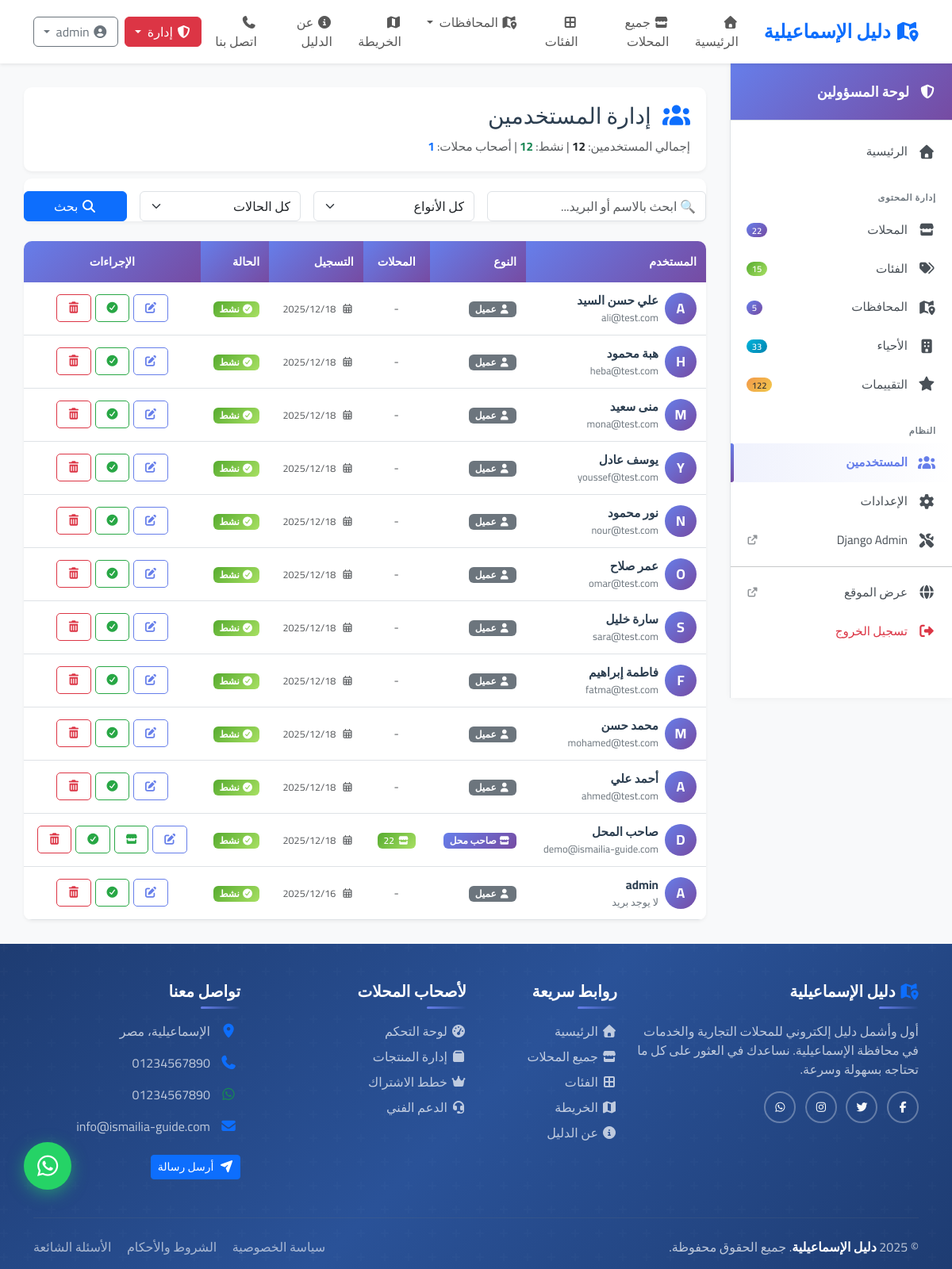
Page /accounts/admin/users/ (signed in) on the committed database.
### accounts/models.py (models this page shows, shortened)
class User(AbstractUser):
    USER_TYPE_CHOICES = (
        ('admin', 'مدير النظام'),
        ('vendor', 'صاحب محل'),
        ('customer', 'عميل'),
    )
    user_type = models.CharField(
        max_length=10,
        choices=USER_TYPE_CHOICES,
        default='customer',
        verbose_name='نوع المستخدم'
    )
    phone = models.CharField(
        max_length=15,
        blank=True,
        null=True,
        verbose_name='رقم الهاتف'
    )
    is_verified = models.BooleanField(
        default=False,
        verbose_name='تم التحقق'
    )
    class Meta:
        verbose_name = 'مستخدم'
        verbose_name_plural = 'المستخدمون'

### accounts/views/user_management.py (the view, shortened to what this page needs)
# urls.py: path('admin/users/', views.manage_users, name='manage_users'),
@login_required
@user_passes_test(lambda u: u.is_staff or u.is_superuser)
def manage_users(request):
    search_query = request.GET.get('search', '')
    user_type = request.GET.get('type', '')
    status = request.GET.get('status', '')
    users = User.objects.annotate(
        businesses_count=Count('business')
    ).order_by('-date_joined')
    if user_type:
        users = users.filter(user_type=user_type)
    if status == 'active':
        users = users.filter(is_active=True)
    elif status == 'inactive':
        users = users.filter(is_active=False)
    paginator = Paginator(users, 20)
    page_number = request.GET.get('page')
    users_page = paginator.get_page(page_number)
    context = {
        'users': users_page,
        'search_query': search_query,
        'user_type': user_type,
        'status': status,
        'total_users': User.objects.count(),
        'active_users': User.objects.filter(is_active=True).count(),
        'vendors': User.objects.filter(user_type='vendor').count(),
    }
    return render(request, 'accounts/admin/manage_users.html', context)

### directory/context_processors.py (called while the page is built)
def seo_defaults(request):
    return {
        'seo': {
            'site_name': getattr(settings, 'SITE_NAME', 'دليل الإسماعيلية'),
            'title': 'دليل الإسماعيلية - دليل شامل للمحلات والخدمات',
            'description': 'دليل شامل للمحلات التجارية والخدمات في الإسماعيلية والمحافظات المجاورة',
            'keywords': 'الإسماعيلية، دليل، محلات، خدمات، مطاعم، صيدليات',
        'navbar_categories': Category.objects.filter(
            is_active=True
        ).order_by('order', 'name')[:8],
        'navbar_governorates': Governorate.objects.filter(
            is_active=True
        ).order_by('order', 'name'),
        'total_categories': Category.objects.filter(is_active=True).count(),
        'total_governorates': Governorate.objects.filter(is_active=True).count(),
        'total_districts': District.objects.filter(is_active=True).count(),
    }
        }

def navbar_context(request):
    navbar_governorates = Governorate.objects.filter(
        is_active=True
    ).annotate(
        business_count=Count(
            'district__business',
            filter=Q(
                district__business__is_active=True,
                district__business__is_verified=True
            ),
            distinct=True
        )
    ).order_by('order', 'name')[:6]
    pending_businesses_count = 0
    pending_reviews_count = 0  # ← صفر مؤقتاً
    if request.user.is_authenticated and (request.user.is_staff or request.user.is_superuser):
        pending_businesses_count = Business.objects.filter(is_verified=False).count()
    return {
        'navbar_governorates': navbar_governorates,
        'pending_businesses_count': pending_businesses_count,
        'pending_reviews_count': pending_reviews_count,
    }

### directory/converters.py (called while the page is built)
    def to_url(self, value):
        return str(value)

### templates/accounts/admin/manage_users.html (shortened to what this page needs)
{% extends 'base.html' %}
{% load static %}
{% block content %}
<div class="dashboard-wrapper">
    {% include 'includes/admin_sidebar.html' %}
    <main class="dashboard-main">
        <div class="page-header">
            <h2>
                <i class="fas fa-users text-primary me-2"></i>
                إدارة المستخدمين
            </h2>
            <div class="stats text-muted">
                إجمالي المستخدمين: <strong class="text-dark">{{ total_users }}</strong> |
                نشط: <strong class="text-success">{{ active_users }}</strong> |
                أصحاب محلات: <strong class="text-primary">{{ vendors }}</strong>
            </div>
        </div>
        <div class="search-card">
            <div class="card-body">
                <form method="get" class="row g-3">
                    <div class="col-lg-4 col-md-6">
                        <input type="text"
                               name="search"
                               class="form-control"
                               placeholder="🔍 ابحث بالاسم أو البريد..."
                               value="{{ search_query }}">
                    </div>
                    <div class="col-lg-3 col-md-6">
                        <select name="type" class="form-select">
                            <option value="">كل الأنواع</option>
                        </select>
                    </div>
                    <div class="col-lg-3 col-md-6">
                        <select name="status" class="form-select">
                            <option value="">كل الحالات</option>
                        </select>
                    </div>
                    <div class="col-lg-2 col-md-6">
                        <button type="submit" class="btn btn-primary w-100">
                            <i class="fas fa-search"></i> بحث
                        </button>
                    </div>
                </form>
            </div>
        </div>
        <div class="table-card">
            <div class="table-responsive">
                <table class="table users-table">
                    <thead>
                        <tr>
                            <th style="min-width: 200px;">المستخدم</th>
                            <th style="min-width: 100px;">النوع</th>
                            <th style="min-width: 80px;" class="text-center">المحلات</th>
                            <th style="min-width: 100px;">التسجيل</th>
                            <th style="min-width: 80px;">الحالة</th>
                            <th style="min-width: 150px;" class="text-center">الإجراءات</th>
                        </tr>
                    </thead>
                    <tbody>
                        {% for u in users %}
                        <tr>
                            <td>
                                <div class="d-flex align-items-center gap-2">
                                    <div class="user-avatar">
                                        {{ u.username|slice:":1"|upper }}
                                    </div>
                                    <div class="user-info flex-grow-1">
                                        <strong>{{ u.get_full_name|default:u.username }}</strong>
                                        <small>{{ u.email|default:"لا يوجد بريد" }}</small>
                                    </div>
                                </div>
                            </td>
                            <td>
                                {% if u.user_type == 'admin' %}
                                <span class="badge bg-danger">
                                    <i class="fas fa-shield-alt"></i> مدير
                                </span>
                                {% elif u.user_type == 'vendor' %}
                                <span class="badge bg-primary">
                                    <i class="fas fa-store"></i> صاحب محل
                                </span>
                                {% else %}
                                <span class="badge bg-secondary">
                                    <i class="fas fa-user"></i> عميل
                                </span>
                                {% endif %}
                            </td>
                            <td class="text-center">
                                {% if u.businesses_count > 0 %}
                                <a href="{% url 'user_businesses' u.id %}"
                                   class="badge bg-success badge-link"
                                   title="عرض محلات {{ u.get_full_name|default:u.username }}">
                                    <i class="fas fa-store me-1"></i>{{ u.businesses_count }}
                                </a>
                                {% else %}
                                <span class="text-muted">-</span>
                                {% endif %}
                            </td>
                            <td>
                                <small class="text-muted">
                                    <i class="far fa-calendar-alt me-1"></i>
                                    {{ u.date_joined|date:"Y/m/d" }}
                                </small>
                            </td>
                            <td>
                                {% if u.is_active %}
                                <span class="badge bg-success">
                                    <i class="fas fa-check-circle"></i> نشط
                                </span>
                                {% else %}
                                <span class="badge bg-danger">
                                    <i class="fas fa-times-circle"></i> معطل
                                </span>
                                {% endif %}
                            </td>
                            <td>
                                <div class="action-buttons">
                                    <a href="{% url 'edit_user' u.id %}"
                                       class="btn btn-sm btn-action-edit"
                                       title="تعديل {{ u.get_full_name|default:u.username }}">
                                        <i class="fas fa-edit"></i>
                                    </a>
                                    {% if u.user_type == 'vendor' and u.businesses_count > 0 %}
                                    <a href="{% url 'user_businesses' u.id %}"
                                       class="btn btn-sm btn-action-view"
                                       title="محلات {{ u.get_full_name|default:u.username }}">
                                        <i class="fas fa-store"></i>
                                    </a>
                                    {% endif %}
                                    <a href="{% url 'toggle_user_status' u.id %}"
                                       class="btn btn-sm {% if u.is_active %}btn-action-view{% else %}btn-action-delete{% endif %}"
                                       title="{% if u.is_active %}تعطيل{% else %}تفعيل{% endif %}"
                                       onclick="return confirm('هل تريد {% if u.is_active %}تعطيل{% else %}تفعيل{% endif %} {{ u.get_full_name|default:u.username }}؟')">
                                        <i class="fas {% if u.is_active %}fa-check-circle{% else %}fa-times-circle{% endif %}"></i>
                                    </a>
                                    <a href="{% url 'delete_user' u.id %}"
                                       class="btn btn-sm btn-action-delete"
                                       title="حذف {{ u.get_full_name|default:u.username }}">
                                        <i class="fas fa-trash-alt"></i>
                                    </a>
                                </div>
                            </td>
                        </tr>
                        {% endfor %}
                    </tbody>
                </table>
            </div>
        </div>
    </main>
</div>
{% endblock %}

### static/css/style.css (style rules this page uses)
body, h1, h2, h3, h4, h5, h6, p, a, button, input, textarea, select, label, span, div { font-family: 'Cairo', sans-serif; }
body { background-color: #f8f9fa; min-height: 100vh; display: flex; flex-direction: column; }
main { flex: 1; }

### static/css/animations.css (style rules this page uses)
html { scroll-behavior: smooth; }

### templates/base.html (style rules this page uses)
* { font-family: 'Cairo', sans-serif; }
html { scroll-behavior: smooth; height: 100%; }
body { min-height: 100%; display: flex; flex-direction: column; background-color: #f8f9fa; margin: 0; padding: 0; }

### templates/accounts/admin/manage_users.html (style rules this page uses)
.dashboard-wrapper { display: flex; min-height: 100vh; background: #f8f9fa; }
.dashboard-main { flex: 1; padding: 30px; overflow-x: hidden; max-width: calc(100% - 280px); }
.page-header { background: white; padding: 20px; border-radius: 10px; box-shadow: 0 2px 4px rgba(0,0,0,0.05); margin-bottom: 25px; }
.page-header h2 { margin: 0; font-size: 1.75rem; color: #2c3e50; }
.page-header .stats { margin-top: 10px; font-size: 0.95rem; }
.search-card { background: white; border-radius: 10px; box-shadow: 0 2px 4px rgba(0,0,0,0.05); margin-bottom: 25px; }
.table-card { background: white; border-radius: 10px; box-shadow: 0 2px 4px rgba(0,0,0,0.05); overflow: hidden; }
.table-responsive { overflow-x: auto; -webkit-overflow-scrolling: touch; }
.users-table { margin-bottom: 0; font-size: 0.9rem; width: 100%; }
.users-table th { background: linear-gradient(135deg, #667eea 0%, #764ba2 100%); color: white; font-weight: 600; padding: 15px 12px; border: none; white-space: nowrap; }
.users-table td { padding: 12px; vertical-align: middle; border-bottom: 1px solid #dee2e6; }
.user-avatar { width: 40px; height: 40px; border-radius: 50%; background: linear-gradient(135deg, #667eea 0%, #764ba2 100%); color: white; display: flex; align-items: center; justify-content: center; font-weight: bold; font-size: 1.1rem; flex-shrink: 0; }
.user-info { min-width: 0; }
.user-info strong { display: block; color: #2c3e50; font-size: 0.95rem; white-space: nowrap; overflow: hidden; text-overflow: ellipsis; }
.user-info small { display: block; color: #6c757d; font-size: 0.8rem; white-space: nowrap; overflow: hidden; text-overflow: ellipsis; }
.badge { font-size: 0.75rem; padding: 0.35em 0.65em; font-weight: 600; }
.badge-link { text-decoration: none; cursor: pointer; transition: transform 0.2s; }
.action-buttons { display: flex; gap: 5px; justify-content: center; }
.action-buttons .btn { padding: 0.375rem 0.75rem; font-size: 0.875rem; border-radius: 5px; transition: all 0.3s; }
.btn-action-edit { color: #667eea; border: 1px solid #667eea; background: white; }
.btn-action-delete { color: #dc3545; border: 1px solid #dc3545; background: white; }
.btn-action-view { color: #28a745; border: 1px solid #28a745; background: white; }

### templates/includes/navbar.html (style rules this page uses)
.btn { transition: all 0.3s ease; }

### templates/includes/admin_sidebar.html (style rules this page uses)
.badge.bg-primary { background: linear-gradient(135deg, #667eea 0%, #764ba2 100%) !important; }
.badge.bg-success { background: linear-gradient(135deg, #56ab2f 0%, #a8e063 100%) !important; }

### rows in the picture
User: username "A", get_full_name "علي حسن السيد", email "ali@test.com", user_type "customer" (drawn), date_joined "2025/12/18", is_active True (drawn)
User: username "H", get_full_name "هبة محمود", email "heba@test.com", user_type "customer" (drawn), date_joined "2025/12/18", is_active True (drawn)
User: username "M", get_full_name "منى سعيد", email "mona@test.com", user_type "customer" (drawn), date_joined "2025/12/18", is_active True (drawn)
User: username "Y", get_full_name "يوسف عادل", email "youssef@test.com", user_type "customer" (drawn), date_joined "2025/12/18", is_active True (drawn)
User: username "N", get_full_name "نور محمود", email "nour@test.com", user_type "customer" (drawn), date_joined "2025/12/18", is_active True (drawn)
User: username "O", get_full_name "عمر صلاح", email "omar@test.com", user_type "customer" (drawn), date_joined "2025/12/18", is_active True (drawn)
User: username "S", get_full_name "سارة خليل", email "sara@test.com", user_type "customer" (drawn), date_joined "2025/12/18", is_active True (drawn)
User: username "F", get_full_name "فاطمة إبراهيم", email "fatma@test.com", user_type "customer" (drawn), date_joined "2025/12/18", is_active True (drawn)
User: username "M", get_full_name "محمد حسن", email "mohamed@test.com", user_type "customer" (drawn), date_joined "2025/12/18", is_active True (drawn)
User: username "A", get_full_name "أحمد علي", email "ahmed@test.com", user_type "customer" (drawn), date_joined "2025/12/18", is_active True (drawn)
User: username "D", get_full_name "صاحب المحل", email "demo@ismailia-guide.com", user_type "vendor" (drawn), businesses_count "22", date_joined "2025/12/18", is_active True (drawn)
User: username "A", get_full_name "admin", email "لا يوجد بريد", user_type "customer" (drawn), date_joined "2025/12/16", is_active True (drawn)

### other values in the picture
{{ stats.total_businesses|default:0 }} "22"
{{ stats.total_categories|default:0 }} "15"
{{ stats.total_governorates|default:0 }} "5"
{{ stats.total_districts|default:0 }} "33"
{{ stats.total_reviews|default:0 }} "122"
{{ total_users }} "12"
{{ active_users }} "12"
{{ vendors }} "1"
